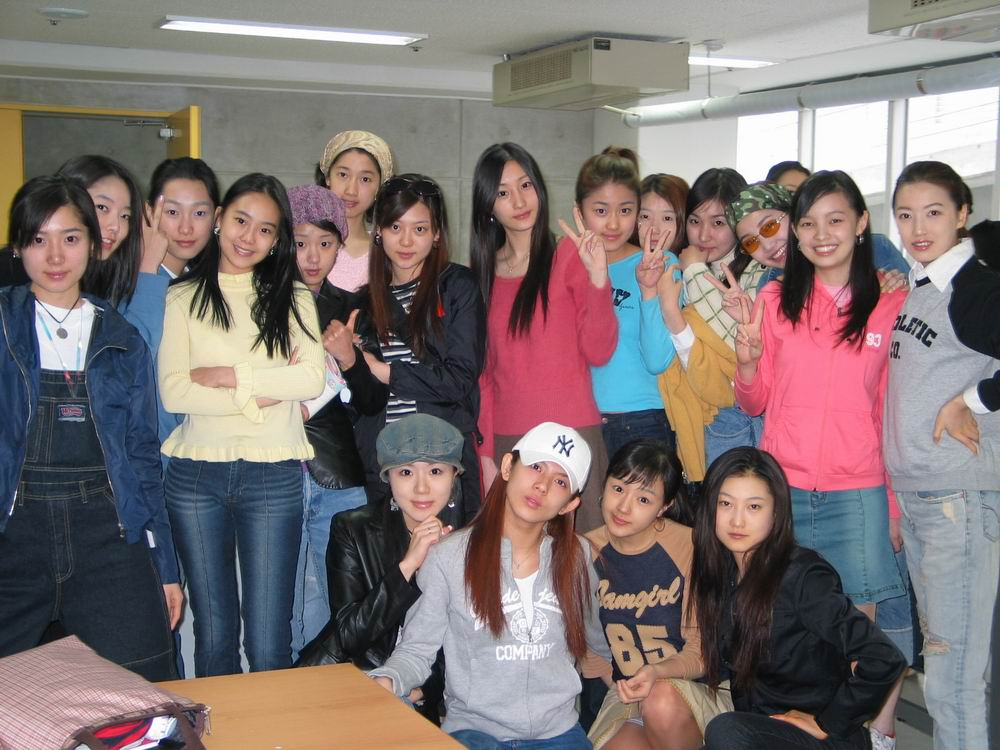
#> input picture gabor/python-gaborFilter/test.jpg, 1000 x 750 px
$ python run.py   (older library calls are emulated)
#> lines starting #> are read from the running program, lines starting #| are printed output that depends on the picture
# coding:utf-8
import cv2
import numpy as np
import pylab as pl
from PIL import Image

#构建Gabor滤波器
def build_filters():
    filters = []
    ksize = [7,9,11,13,15,17] #gabor尺度 6个
    lamda = np.pi/2.0 # 波长

    for theta in np.arange(0,np.pi,np.pi/4): #gabor方向 0 45 90 135
        for k in xrange(6):
            kern = cv2.getGaborKernel((ksize[k],ksize[k]),1.0,theta,lamda,0.5,0,ktype=cv2.CV_32F)
            kern /= 1.5*kern.sum()
            filters.append(kern)
    return filters

#滤波过程
def process(img,filters):
    accum = np.zeros_like(img)
    for kern in filters:
        fimg = cv2.filter2D(img,cv2.CV_8UC3,kern)
        np.maximum(accum,fimg,accum)
    return accum

#特征图生成并显示
def getGabor(img,filters):
#> called with img = './test.jpg'
    image = Image.open(img)
#> image is the input picture: PIL image 1000x750 RGB; mean R, G, B 126.9, 114.6, 114.2
    img_ndarray = np.asarray(image)
    res = [] #滤波结果
    for i in xrange(len(filters)):
        res1 = process(img_ndarray,filters[i])
        res.append(np.asarray(res1))
#> this loop made 24 passes
#> pass 1, in getGabor, `res1 = process(img_ndarray,filters[i])`:
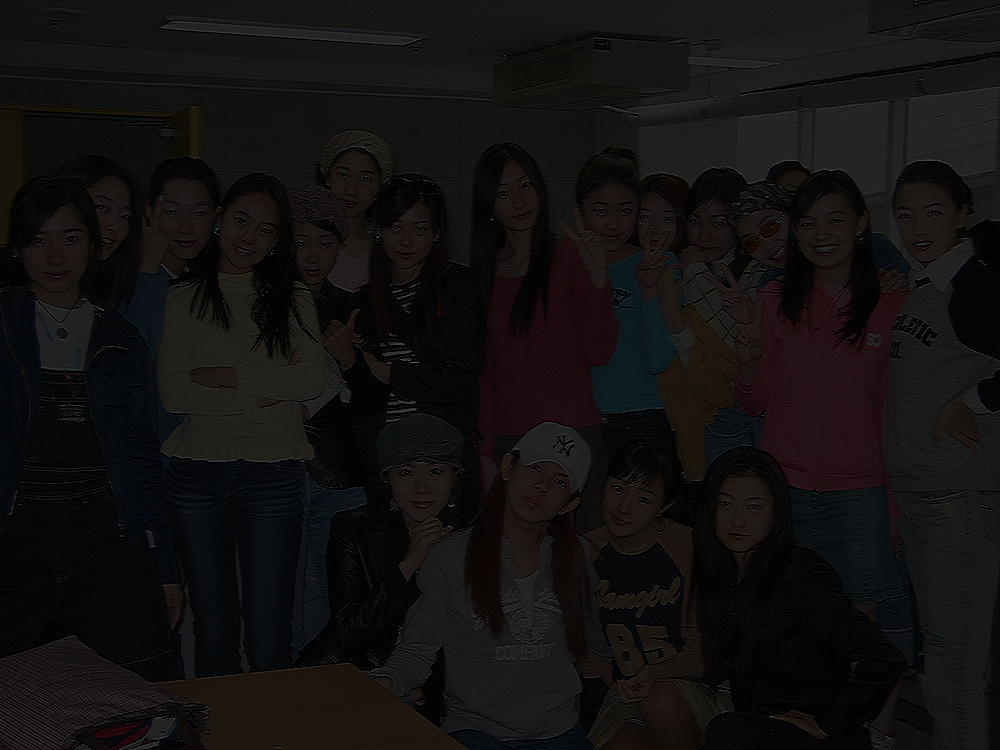
#> res1: shape (750, 1000, 3); mean R, G, B 18.4, 16.6, 16.6
#> after the loop, res = 24 items

    pl.figure(2)
    for temp in xrange(len(res)):
        pl.subplot(4,6,temp+1)  #画4*6格子
        pl.imshow(res[temp],cmap='gray')
    pl.show()
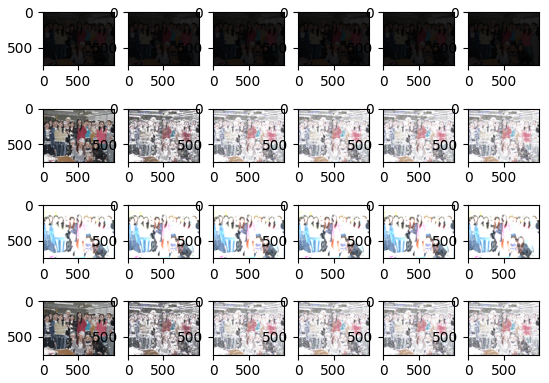
#> figure drawn by matplotlib, 24 panels

    return res

if __name__ == '__main__':
    filters = build_filters()
    getGabor('./test.jpg',filters)
